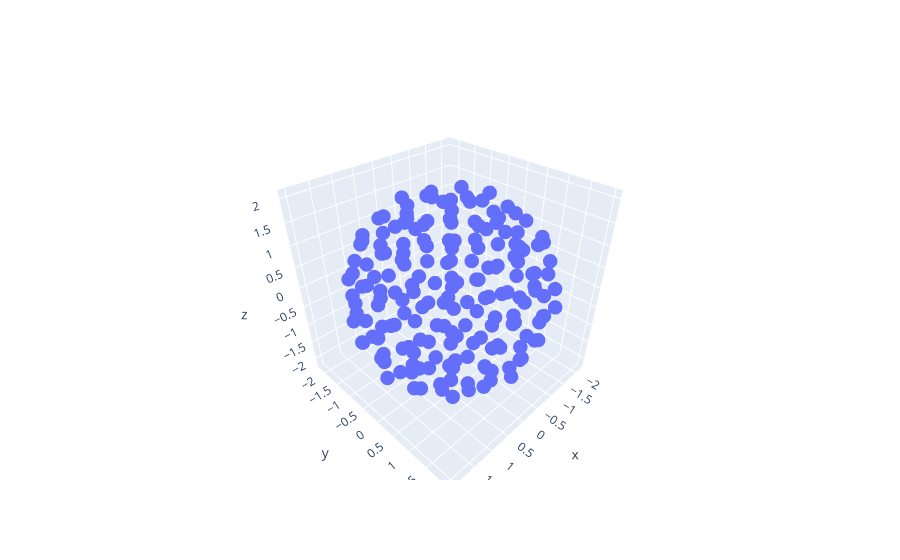

This figure's notebook cell:
### Code cell
# -*- coding: utf-8 -*-
import plotly.graph_objects as go


# mode='makers'を指定しないと点の間に線が引かれる
fig = go.Figure(
    data=[
        # go.Scatter3d(
        #     x=x[:, 0],
        #     y=x[:, 1],
        #     z=x[:, 2],
        #     mode="markers",
        #     marker=dict(
        #         size=6,
        #         # color=point_sum,
        #         colorscale="Viridis",
        #         # symbol=result_symbol
        #     ),
        # ),
        go.Scatter3d(
            x=x_quenched[:, 0],
            y=x_quenched[:, 1],
            z=x_quenched[:, 2],
            mode="markers",
            marker=dict(
                size=5,
                # color=point_sum,
                colorscale="Viridis",
                # symbol=result_symbol
            ),
        ),
    ]
)
fig.show()

### Figure 1 — Plotly figure (JSON) as saved in the notebook; plotly's stock layout.template omitted (floating-point values rounded to 4 significant figures; data arrays with more than 128 entries replaced by an {"elided": "..."} marker saying what was removed)
{"data": [{"marker": {"colorscale": [[0, "#440154"], [0.1111, "#482878"], [0.2222, "#3e4989"], [0.3333, "#31688e"], [0.4444, "#26828e"], [0.5556, "#1f9e89"], [0.6667, "#35b779"], [0.7778, "#6ece58"], [0.8889, "#b5de2b"], [1, "#fde725"]], "size": 5}, "mode": "markers", "type": "scatter3d", "x": {"elided": "192 float values"}, "y": {"elided": "192 float values"}, "z": {"elided": "192 float values"}}], "layout": {}}
